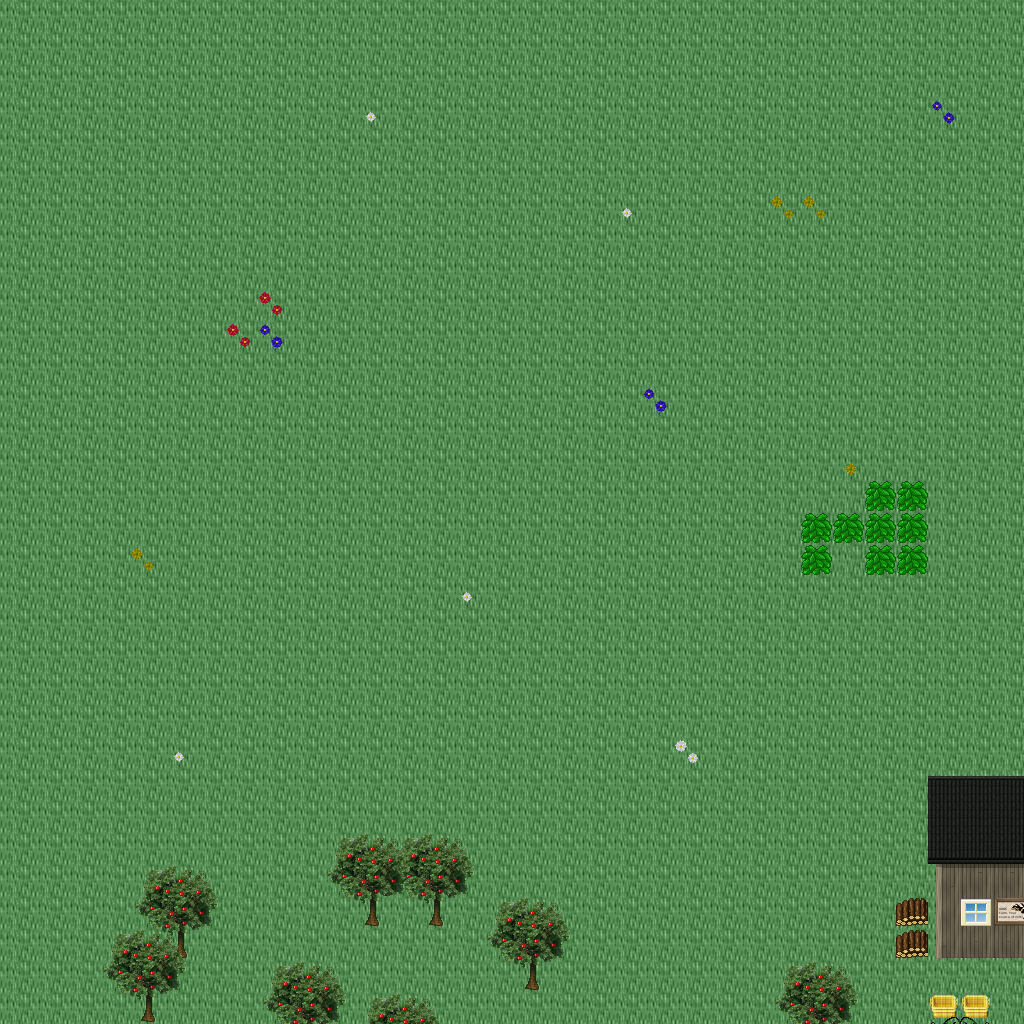

The image is a tile-based game level rendered from a .tmx file. Its description and source (layers, tilesets, objects; grid data summarised) follow:
An orthogonal 32x32 tile map with 32x32 px tiles, 5 tile layers (Ground, Objects, Objects2, Above, ...), 1 hidden layer not drawn, 49 tilesets.

<map version="1.10" tiledversion="1.11.0" orientation="orthogonal" renderorder="right-down" width="32" height="32" tilewidth="32" tileheight="32" infinite="0" nextlayerid="11" nextobjectid="1">
 <tileset firstgid="1" name="ground_ground" tilewidth="32" tileheight="32" tilecount="33" columns="3">
  <image source="../drawable/ground_ground.png" width="96" height="352" />
 </tileset>
 <tileset firstgid="34" name="building_wall_old_wood" tilewidth="32" tileheight="32" tilecount="9" columns="3">
  <image source="../drawable/building_wall_old_wood.png" width="96" height="96" />
 </tileset>
 <tileset firstgid="43" name="building_fence_fence_wooden" tilewidth="32" tileheight="32" tilecount="12" columns="3">
  <image source="../drawable/building_fence_fence_wooden.png" width="96" height="128" />
 </tileset>
 <tileset firstgid="55" name="building_fence_fence_chunky" tilewidth="32" tileheight="32" tilecount="21" columns="3">
  <image source="../drawable/building_fence_fence_chunky.png" width="96" height="224" />
 </tileset>
 <tileset firstgid="76" name="plant_stump_stump_brown" tilewidth="32" tileheight="32" tilecount="4" columns="2">
  <image source="../drawable/plant_stump_stump_brown.png" width="64" height="64" />
 </tileset>
 <tileset firstgid="80" name="ground_earth_edges" tilewidth="32" tileheight="32" tilecount="18" columns="6">
  <image source="../drawable/ground_earth_edges.png" width="192" height="96" />
 </tileset>
 <tileset firstgid="98" name="ground_grass_corners" tilewidth="32" tileheight="32" tilecount="24" columns="6">
  <image source="../drawable/ground_grass_corners.png" width="192" height="128" />
 </tileset>
 <tileset firstgid="122" name="ground_grass_edges" tilewidth="32" tileheight="32" tilecount="36" columns="12">
  <image source="../drawable/ground_grass_edges.png" width="384" height="96" />
 </tileset>
 <tileset firstgid="158" name="plant_tree_apple_tree" tilewidth="32" tileheight="32" tilecount="9" columns="3">
  <image source="../drawable/plant_tree_apple_tree.png" width="96" height="96" />
 </tileset>
 <tileset firstgid="167" name="plant_tree_chestnut_tree" tilewidth="32" tileheight="32" tilecount="20" columns="4">
  <image source="../drawable/plant_tree_chestnut_tree.png" width="128" height="160" />
 </tileset>
 <tileset firstgid="187" name="plant_tree_crack_willow" tilewidth="32" tileheight="32" tilecount="20" columns="4">
  <image source="../drawable/plant_tree_crack_willow.png" width="128" height="160" />
 </tileset>
 <tileset firstgid="207" name="furniture_chair_bench_iron" tilewidth="32" tileheight="32" tilecount="4" columns="2">
  <image source="../drawable/furniture_chair_bench_iron.png" width="64" height="64" />
 </tileset>
 <tileset firstgid="211" name="furniture_chair_bench_iron_reverse" tilewidth="32" tileheight="32" tilecount="4" columns="2">
  <image source="../drawable/furniture_chair_bench_iron_reverse.png" width="64" height="64" />
 </tileset>
 <tileset firstgid="215" name="object_hay_cart" tilewidth="32" tileheight="32" tilecount="1" columns="1">
  <image source="../drawable/object_hay_cart.png" width="32" height="32" />
 </tileset>
 <tileset firstgid="216" name="building_wall_walls_siding" tilewidth="32" tileheight="32" tilecount="16" columns="4">
  <image source="../drawable/building_wall_walls_siding.png" width="128" height="128" />
 </tileset>
 <tileset firstgid="232" name="building_roof_brown" tilewidth="32" tileheight="32" tilecount="20" columns="5">
  <image source="../drawable/building_roof_brown.png" width="160" height="128" />
 </tileset>
 <tileset firstgid="252" name="building_door_door" tilewidth="32" tileheight="32" tilecount="6" columns="3">
  <image source="../drawable/building_door_door.png" width="96" height="64" />
 </tileset>
 <tileset firstgid="258" name="item_tools" tilewidth="32" tileheight="32" tilecount="9" columns="3">
  <image source="../drawable/item_tools.png" width="96" height="96" />
 </tileset>
 <tileset firstgid="267" name="ground_cobbled_paving" tilewidth="32" tileheight="32" tilecount="1" columns="1">
  <image source="../drawable/ground_cobbled_paving.png" width="32" height="32" />
 </tileset>
 <tileset firstgid="268" name="item_bazaar_produce" tilewidth="32" tileheight="32" tilecount="4" columns="2">
  <image source="../drawable/item_bazaar_produce.png" width="64" height="64" />
 </tileset>
 <tileset firstgid="272" name="item_sacks" tilewidth="32" tileheight="32" tilecount="2" columns="2">
  <image source="../drawable/item_sacks.png" width="64" height="32" />
 </tileset>
 <tileset firstgid="274" name="building_barnyard" tilewidth="32" tileheight="32" tilecount="200" columns="8">
  <image source="../drawable/building_barnyard.png" width="256" height="800" />
 </tileset>
 <tileset firstgid="474" name="plant_flower_planted_containers" tilewidth="32" tileheight="32" tilecount="16" columns="4">
  <image source="../drawable/plant_flower_planted_containers.png" width="128" height="128" />
 </tileset>
 <tileset firstgid="490" name="furniture_chair_wooden_rustic" tilewidth="32" tileheight="32" tilecount="8" columns="4">
  <image source="../drawable/furniture_chair_wooden_rustic.png" width="128" height="64" />
 </tileset>
 <tileset firstgid="498" name="furniture_table_brick_base" tilewidth="32" tileheight="32" tilecount="3" columns="3">
  <image source="../drawable/furniture_table_brick_base.png" width="96" height="32" />
 </tileset>
 <tileset firstgid="501" name="building_stairs_wooden_stairs" tilewidth="32" tileheight="32" tilecount="9" columns="3">
  <image source="../drawable/building_stairs_wooden_stairs.png" width="96" height="96" />
 </tileset>
 <tileset firstgid="510" name="plant_tree_maple_tree" tilewidth="32" tileheight="32" tilecount="72" columns="8">
  <image source="../drawable/plant_tree_maple_tree.png" width="256" height="288" />
 </tileset>
 <tileset firstgid="582" name="building_decoration_chimney_big" tilewidth="32" tileheight="32" tilecount="2" columns="1">
  <image source="../drawable/building_decoration_chimney_big.png" width="32" height="64" />
 </tileset>
 <tileset firstgid="584" name="logic_item_corn" tilewidth="32" tileheight="32" tilecount="5" columns="5">
  <image source="../drawable/logic_item_corn.png" width="160" height="32" />
 </tileset>
 <tileset firstgid="589" name="logic_collision" tilewidth="32" tileheight="32" tilecount="1" columns="1">
  <image source="../drawable/logic_collision.png" width="32" height="32" />
 </tileset>
 <tileset firstgid="590" name="plant_bush_bushes" tilewidth="32" tileheight="32" tilecount="10" columns="5">
  <image source="../drawable/plant_bush_bushes.png" width="160" height="64" />
 </tileset>
 <tileset firstgid="600" name="logic_item_vegetable" tilewidth="32" tileheight="32" tilecount="16" columns="8">
  <image source="../drawable/logic_item_vegetable.png" width="256" height="64" />
 </tileset>
 <tileset firstgid="616" name="plant_flower_daisy_blue" tilewidth="32" tileheight="32" tilecount="8" columns="2">
  <image source="../drawable/plant_flower_daisy_blue.png" width="64" height="128" />
 </tileset>
 <tileset firstgid="624" name="plant_flower_daisy_red" tilewidth="32" tileheight="32" tilecount="8" columns="2">
  <image source="../drawable/plant_flower_daisy_red.png" width="64" height="128" />
 </tileset>
 <tileset firstgid="632" name="plant_flower_daisy_white" tilewidth="32" tileheight="32" tilecount="8" columns="2">
  <image source="../drawable/plant_flower_daisy_white.png" width="64" height="128" />
 </tileset>
 <tileset firstgid="640" name="plant_flower_daisy_yellow" tilewidth="32" tileheight="32" tilecount="8" columns="2">
  <image source="../drawable/plant_flower_daisy_yellow.png" width="64" height="128" />
 </tileset>
 <tileset firstgid="648" name="plant_tree_tree_darkgreen" tilewidth="32" tileheight="32" tilecount="88" columns="8">
  <image source="../drawable/plant_tree_tree_darkgreen.png" width="256" height="352" />
 </tileset>
 <tileset firstgid="736" name="logic_creature_animal" tilewidth="32" tileheight="32" tilecount="32" columns="8">
  <image source="../drawable/logic_creature_animal.png" width="256" height="128" />
 </tileset>
 <tileset firstgid="768" name="logic_creature_rodent" tilewidth="32" tileheight="32" tilecount="8" columns="8">
  <image source="../drawable/logic_creature_rodent.png" width="256" height="32" />
 </tileset>
 <tileset firstgid="776" name="logic_creature_farm_animal" tilewidth="32" tileheight="32" tilecount="16" columns="8">
  <image source="../drawable/logic_creature_farm_animal.png" width="256" height="64" />
 </tileset>
 <tileset firstgid="792" name="ground_green_paving" tilewidth="32" tileheight="32" tilecount="18" columns="3">
  <image source="../drawable/ground_green_paving.png" width="96" height="192" />
 </tileset>
 <tileset firstgid="810" name="logic_protection" tilewidth="32" tileheight="32" tilecount="2" columns="2">
  <image source="../drawable/logic_protection.png" width="64" height="32" />
 </tileset>
 <tileset firstgid="812" name="item_hen_nest" tilewidth="32" tileheight="32" tilecount="1" columns="1">
  <image source="../drawable/item_hen_nest.png" width="32" height="32" />
 </tileset>
 <tileset firstgid="813" name="logic_item_dairy" tilewidth="32" tileheight="32" tilecount="1" columns="1">
  <image source="../drawable/logic_item_dairy.png" width="32" height="32" />
 </tileset>
 <tileset firstgid="814" name="light_door_light_ew" tilewidth="32" tileheight="32" tilecount="18" columns="6">
  <image source="../drawable/light_door_light_ew.png" width="192" height="96" />
 </tileset>
 <tileset firstgid="832" name="light_door_light" tilewidth="32" tileheight="32" tilecount="12" columns="3">
  <image source="../drawable/light_door_light.png" width="96" height="128" />
 </tileset>
 <tileset firstgid="844" name="item_firewood" tilewidth="32" tileheight="32" tilecount="12" columns="3">
  <image source="../drawable/item_firewood.png" width="96" height="128" />
 </tileset>
 <tileset firstgid="856" name="furniture_sink_manger" tilewidth="32" tileheight="32" tilecount="18" columns="6">
  <image source="../drawable/furniture_sink_manger.png" width="192" height="96" />
 </tileset>
 <tileset firstgid="874" name="logic_creature_fowl" tilewidth="32" tileheight="32" tilecount="6" columns="6">
  <image source="../drawable/logic_creature_fowl.png" width="192" height="32" />
 </tileset>
 <layer id="1" name="Ground" width="32" height="32">
  <data>[1024 cells, 1024 non-empty, 1 distinct tile ids]</data>
 </layer>
 <layer id="2" name="Objects" width="32" height="32">
  <data>[1024 cells, 50 non-empty, 19 distinct tile ids]</data>
 </layer>
 <layer id="3" name="Objects2" width="32" height="32">
  <data>[1024 cells, 4 non-empty, 4 distinct tile ids]</data>
 </layer>
 <layer id="4" name="Above" width="32" height="32">
  <data>[1024 cells, 52 non-empty, 12 distinct tile ids]</data>
 </layer>
 <layer id="5" name="Above2" width="32" height="32">
  <data>[1024 cells, 2 non-empty, 2 distinct tile ids]</data>
 </layer>
 <layer id="6" name="Walkable" width="32" height="32" visible="0">
  <data>[1024 cells, 30 non-empty, 1 distinct tile ids]</data>
 </layer>
 <objectgroup id="7" name="Mapevents" />
 <objectgroup id="8" name="Spawn" />
 <objectgroup id="9" name="Keys" />
 <objectgroup id="10" name="Replace" />
</map>
